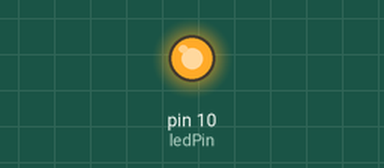
Recording of a sketch running on a simulated Arduino Uno, built with avr-gcc and run on an emulated ATmega328P. Parts: output pins drawn as LEDs (lit = HIGH).

Above: at 1.0 s.
At 5.6 s:
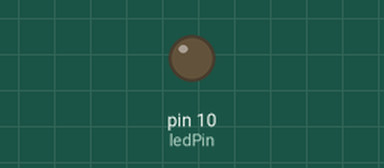
Timing chart, 0 to 10.7 s (numbered marks = the images above):
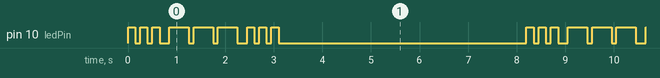

The sketch:

Project_02-2.ino
```cpp
//The second project -- S.O.S signal

int ledPin = 10;

void setup() {
    pinMode(ledPin, OUTPUT);
}

void loop() {
  //3 quick blinks to represent “S” again
  for(int x=0;x<3;x++){
    digitalWrite(ledPin,HIGH);      //configure LED on
    delay(150);                     //delay 150 milliseconds
    digitalWrite(ledPin,LOW);       //configure LED off
    delay(100);                     //delay 100 milliseconds
  }

  //100 milliseconds delay between of each letter
  delay(100);

  //3 quick blinks to represent “O”
  for(int x=0;x<3;x++){
    digitalWrite(ledPin,HIGH);      //configure LED on
    delay(400);                     //delay 400 milliseconds
    digitalWrite(ledPin,LOW);       //configure LED off
    delay(100);                     //delay 100 milliseconds
  }

  //100 milliseconds delay between of each letter
  delay(100);

  // 3 quick blinks to represent “S” again
  for(int x=0;x<3;x++){
    digitalWrite(ledPin,HIGH);      //configure LED on
    delay(150);                     // delay 150 milliseconds
    digitalWrite(ledPin,LOW);       //configure LED off
    delay(100);                     //delay 100 milliseconds
  }

  // wait 5 seconds to repeat the next S.O.S signal
  delay(5000);
};
```

Measured:
- by itself, pin 10 (ledPin): repeats every 8.2 s: 2 × (LOW 0.10 s, HIGH 0.15 s), LOW 0.20 s, 2 × (HIGH 0.40 s, LOW 0.10 s), HIGH 0.40 s, LOW 0.20 s, 2 × (HIGH 0.15 s, LOW 0.10 s), HIGH 0.15 s, LOW 5.1 s, HIGH 0.15 s
- by itself, everything shown: repeats every 8.2 s, in 18 steps
